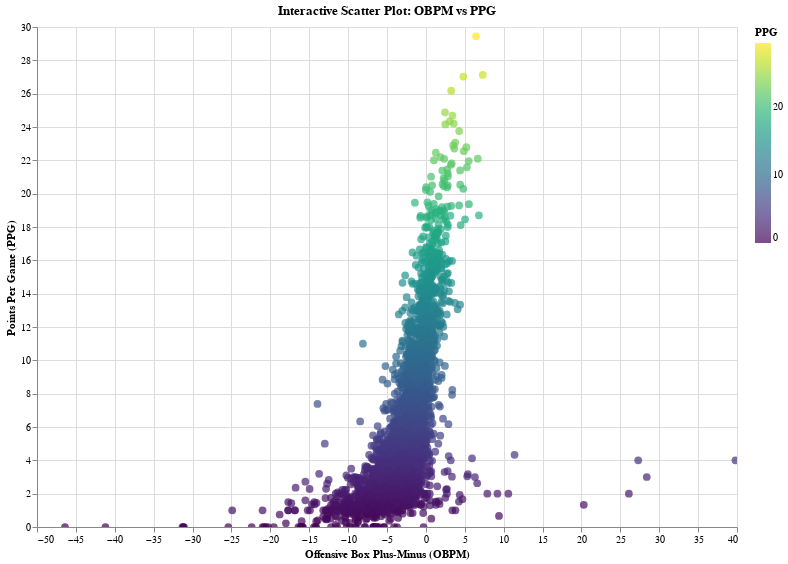

Notebook source saved alongside this figure:
### Code cell
# Select relevant columns and remove NaN values
stats_subset = stats_df[['Player', 'Year', 'ppg', 'OBPM']].dropna()

# Aggregate to get career averages
player_avg_stats = stats_subset.groupby("Player")[['ppg', 'OBPM']].mean().reset_index()

# Create Altair scatter plot
scatter_chart = alt.Chart(player_avg_stats).mark_circle(size=60).encode(
    x=alt.X('OBPM', title="Offensive Box Plus-Minus (OBPM)"),
    y=alt.Y('ppg', title="Points Per Game (PPG)"),
    tooltip=['Player', 'ppg', 'OBPM'],
    color=alt.Color('ppg', scale=alt.Scale(scheme='blues'), legend=alt.Legend(title="PPG"))
).properties(
    title="Interactive Scatter Plot: OBPM vs PPG",
    width=700,
    height=500
).interactive()

scatter_chart = alt.Chart(player_avg_stats).mark_circle(size=60).encode(
    x=alt.X('OBPM', title="Offensive Box Plus-Minus (OBPM)"),
    y=alt.Y('ppg', title="Points Per Game (PPG)"),
    tooltip=['Player', 'ppg', 'OBPM'],
    color=alt.Color('ppg', scale=alt.Scale(scheme='viridis'), legend=alt.Legend(title="PPG"))
).properties(
    title="Interactive Scatter Plot: OBPM vs PPG",
    width=700,
    height=500
).interactive()

scatter_chart

### Figure 1 — Vega-Lite specification as saved in the notebook (floating-point values rounded to 4 significant figures; data arrays with more than 128 entries replaced by an {"elided": "..."} marker saying what was removed)
{"config": {"view": {"continuousWidth": 300, "continuousHeight": 300}}, "data": {"name": "data-9cb6ed499ef2ccfaeb12131a5602b23b"}, "mark": {"type": "circle", "size": 60}, "encoding": {"color": {"field": "ppg", "legend": {"title": "PPG"}, "scale": {"scheme": "viridis"}, "type": "quantitative"}, "tooltip": [{"field": "Player", "type": "nominal"}, {"field": "ppg", "type": "quantitative"}, {"field": "OBPM", "type": "quantitative"}], "x": {"field": "OBPM", "title": "Offensive Box Plus-Minus (OBPM)", "type": "quantitative"}, "y": {"field": "ppg", "title": "Points Per Game (PPG)", "type": "quantitative"}}, "height": 500, "params": [{"name": "param_7", "select": {"type": "interval", "encodings": ["x", "y"]}, "bind": "scales"}], "title": "Interactive Scatter Plot: OBPM vs PPG", "width": 700, "$schema": "https://vega.github.io/schema/vega-lite/v5.8.0.json", "datasets": {"data-9cb6ed499ef2ccfaeb12131a5602b23b": {"elided": "3134 records"}}}
